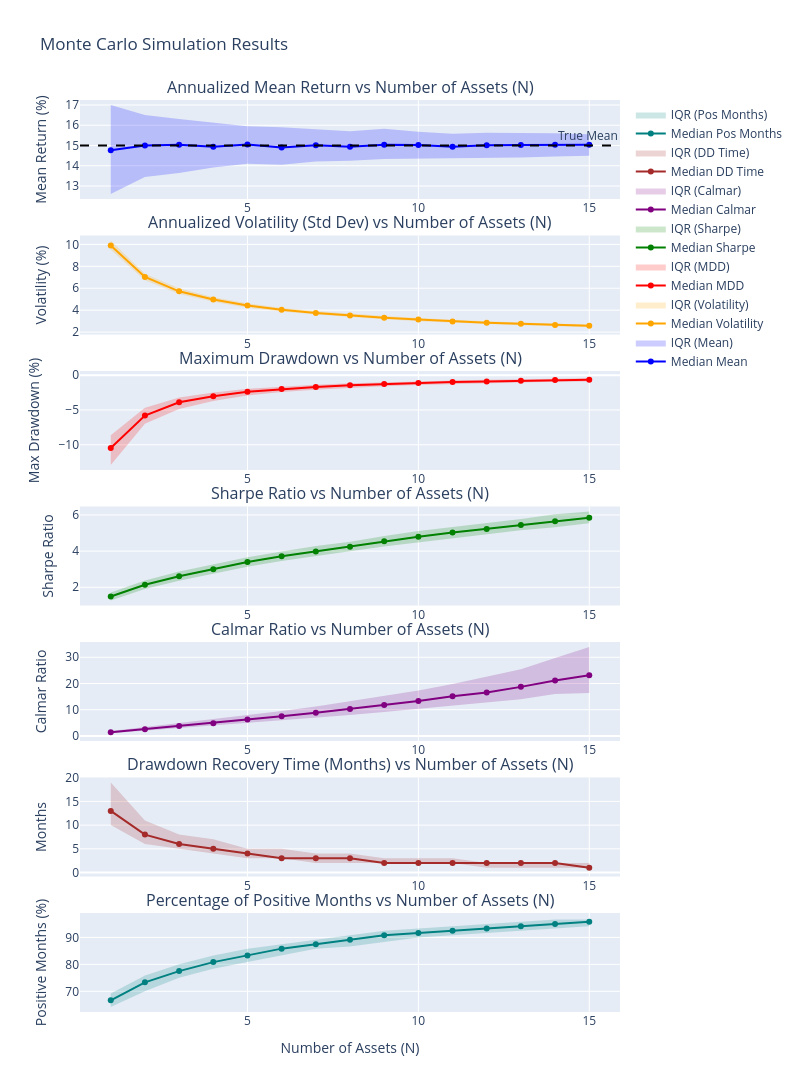

The cell this chart's notebook holds for it:
### Code cell
# Create subplots
fig = make_subplots(rows=7, cols=1, 
                    subplot_titles=('Annualized Mean Return vs Number of Assets (N)',
                                    'Annualized Volatility (Std Dev) vs Number of Assets (N)',
                                    'Maximum Drawdown vs Number of Assets (N)',
                                    'Sharpe Ratio vs Number of Assets (N)',
                                    'Calmar Ratio vs Number of Assets (N)',
                                    'Drawdown Recovery Time (Months) vs Number of Assets (N)',
                                    'Percentage of Positive Months vs Number of Assets (N)'),
                    vertical_spacing=0.04)

# 1. Mean Return
fig.add_trace(go.Scatter(x=results['N'], y=results['mean_p50'], mode='lines+markers', name='Median Mean', line=dict(color='blue'), hovertemplate='N: %{x}<br>Mean: %{y:.4f}<extra></extra>'), row=1, col=1)
fig.add_trace(go.Scatter(x=results['N'], y=results['mean_p75'], mode='lines', line=dict(width=0), showlegend=False, hoverinfo='skip'), row=1, col=1)
fig.add_trace(go.Scatter(x=results['N'], y=results['mean_p25'], mode='lines', fill='tonexty', fillcolor='rgba(0,0,255,0.2)', line=dict(width=0), name='IQR (Mean)', hovertemplate='N: %{x}<br>25th-75th IQR<extra></extra>'), row=1, col=1)
fig.add_hline(y=annual_mean*100, line_dash="dash", line_color="black", annotation_text="True Mean", row=1, col=1)

# 2. Volatility
fig.add_trace(go.Scatter(x=results['N'], y=results['std_p50'], mode='lines+markers', name='Median Volatility', line=dict(color='orange'), hovertemplate='N: %{x}<br>Vol: %{y:.4f}<extra></extra>'), row=2, col=1)
fig.add_trace(go.Scatter(x=results['N'], y=results['std_p75'], mode='lines', line=dict(width=0), showlegend=False, hoverinfo='skip'), row=2, col=1)
fig.add_trace(go.Scatter(x=results['N'], y=results['std_p25'], mode='lines', fill='tonexty', fillcolor='rgba(255,165,0,0.2)', line=dict(width=0), name='IQR (Volatility)', hovertemplate='N: %{x}<br>25th-75th IQR<extra></extra>'), row=2, col=1)

# 3. Maximum Drawdown
fig.add_trace(go.Scatter(x=results['N'], y=results['mdd_p50'], mode='lines+markers', name='Median MDD', line=dict(color='red'), hovertemplate='N: %{x}<br>MDD: %{y:.4f}<extra></extra>'), row=3, col=1)
fig.add_trace(go.Scatter(x=results['N'], y=results['mdd_p75'], mode='lines', line=dict(width=0), showlegend=False, hoverinfo='skip'), row=3, col=1)
fig.add_trace(go.Scatter(x=results['N'], y=results['mdd_p25'], mode='lines', fill='tonexty', fillcolor='rgba(255,0,0,0.2)', line=dict(width=0), name='IQR (MDD)', hovertemplate='N: %{x}<br>25th-75th IQR<extra></extra>'), row=3, col=1)

# 4. Sharpe Ratio
fig.add_trace(go.Scatter(x=results['N'], y=results['sharpe_p50'], mode='lines+markers', name='Median Sharpe', line=dict(color='green'), hovertemplate='N: %{x}<br>Sharpe: %{y:.4f}<extra></extra>'), row=4, col=1)
fig.add_trace(go.Scatter(x=results['N'], y=results['sharpe_p75'], mode='lines', line=dict(width=0), showlegend=False, hoverinfo='skip'), row=4, col=1)
fig.add_trace(go.Scatter(x=results['N'], y=results['sharpe_p25'], mode='lines', fill='tonexty', fillcolor='rgba(0,128,0,0.2)', line=dict(width=0), name='IQR (Sharpe)', hovertemplate='N: %{x}<br>25th-75th IQR<extra></extra>'), row=4, col=1)

# 5. Calmar Ratio
fig.add_trace(go.Scatter(x=results['N'], y=results['calmar_p50'], mode='lines+markers', name='Median Calmar', line=dict(color='purple'), hovertemplate='N: %{x}<br>Calmar: %{y:.4f}<extra></extra>'), row=5, col=1)
fig.add_trace(go.Scatter(x=results['N'], y=results['calmar_p75'], mode='lines', line=dict(width=0), showlegend=False, hoverinfo='skip'), row=5, col=1)
fig.add_trace(go.Scatter(x=results['N'], y=results['calmar_p25'], mode='lines', fill='tonexty', fillcolor='rgba(128,0,128,0.2)', line=dict(width=0), name='IQR (Calmar)', hovertemplate='N: %{x}<br>25th-75th IQR<extra></extra>'), row=5, col=1)

# 6. Drawdown Recovery Time
fig.add_trace(go.Scatter(x=results['N'], y=results['dd_time_p50'], mode='lines+markers', name='Median DD Time', line=dict(color='brown'), hovertemplate='N: %{x}<br>DD Time: %{y:.4f}<extra></extra>'), row=6, col=1)
fig.add_trace(go.Scatter(x=results['N'], y=results['dd_time_p75'], mode='lines', line=dict(width=0), showlegend=False, hoverinfo='skip'), row=6, col=1)
fig.add_trace(go.Scatter(x=results['N'], y=results['dd_time_p25'], mode='lines', fill='tonexty', fillcolor='rgba(165,42,42,0.2)', line=dict(width=0), name='IQR (DD Time)', hovertemplate='N: %{x}<br>25th-75th IQR<extra></extra>'), row=6, col=1)


# 7. Percentage of Positive Months
fig.add_trace(go.Scatter(x=results['N'], y=results['pos_months_p50'], mode='lines+markers', name='Median Pos Months', line=dict(color='teal'), hovertemplate='N: %{x}<br>Pos Months: %{y:.2f}%<extra></extra>'), row=7, col=1)
fig.add_trace(go.Scatter(x=results['N'], y=results['pos_months_p75'], mode='lines', line=dict(width=0), showlegend=False, hoverinfo='skip'), row=7, col=1)
fig.add_trace(go.Scatter(x=results['N'], y=results['pos_months_p25'], mode='lines', fill='tonexty', fillcolor='rgba(0,128,128,0.2)', line=dict(width=0), name='IQR (Pos Months)', hovertemplate='N: %{x}<br>25th-75th IQR<extra></extra>'), row=7, col=1)

# Update layout
fig.update_layout(height=2300, width=800, title_text="Monte Carlo Simulation Results", showlegend=True, hovermode='x unified')
fig.update_xaxes(title_text="Number of Assets (N)", row=7, col=1)

# Set common labels
fig.update_yaxes(title_text="Mean Return (%)", row=1, col=1)
fig.update_yaxes(title_text="Volatility (%)", row=2, col=1)
fig.update_yaxes(title_text="Max Drawdown (%)", row=3, col=1)
fig.update_yaxes(title_text="Sharpe Ratio", row=4, col=1)
fig.update_yaxes(title_text="Calmar Ratio", row=5, col=1)
fig.update_yaxes(title_text="Months", row=6, col=1)
fig.update_yaxes(title_text="Positive Months (%)", row=7, col=1)

fig.show()

# Add standard matplotlib plots for Sharpe and Calmar Ratios
plt.figure(figsize=(14, 5))

# Sharpe Ratio Plot
plt.subplot(1, 2, 1)
plt.plot(results['N'], results['sharpe_p50'], 'g-o', label='Median Sharpe')
plt.fill_between(results['N'], results['sharpe_p25'], results['sharpe_p75'], color='green', alpha=0.2, label='IQR')
plt.title('Sharpe Ratio vs Number of Assets (N)')
plt.xlabel('Number of Assets (N)')
plt.ylabel('Sharpe Ratio')
plt.legend()
plt.grid(True, linestyle='--', alpha=0.7)

# Calmar Ratio Plot
plt.subplot(1, 2, 2)
plt.plot(results['N'], results['calmar_p50'], 'm-o', label='Median Calmar')
plt.fill_between(results['N'], results['calmar_p25'], results['calmar_p75'], color='purple', alpha=0.2, label='IQR')
plt.title('Calmar Ratio vs Number of Assets (N)')
plt.xlabel('Number of Assets (N)')
plt.ylabel('Calmar Ratio')
plt.legend()
plt.grid(True, linestyle='--', alpha=0.7)

plt.tight_layout()
plt.show()

### Figure 1 — Plotly figure (JSON) as saved in the notebook; plotly's stock layout.template omitted (floating-point values rounded to 4 significant figures)
{"data": [{"hovertemplate": "N: %{x}<br>Mean: %{y:.4f}<extra></extra>", "line": {"color": "blue"}, "mode": "lines+markers", "name": "Median Mean", "type": "scatter", "x": [1, 2, 3, 4, 5, 6, 7, 8, 9, 10, 11, 12, 13, 14, 15], "xaxis": "x", "y": [14.77, 15.0, 15.03, 14.94, 15.06, 14.9, 15.02, 14.94, 15.04, 15.02, 14.94, 15.02, 15.03, 15.04, 15.03], "yaxis": "y"}, {"hoverinfo": "skip", "line": {"width": 0}, "mode": "lines", "showlegend": false, "type": "scatter", "x": [1, 2, 3, 4, 5, 6, 7, 8, 9, 10, 11, 12, 13, 14, 15], "xaxis": "x", "y": [17.0, 16.51, 16.31, 16.12, 15.95, 15.9, 15.79, 15.7, 15.83, 15.68, 15.58, 15.63, 15.62, 15.61, 15.56], "yaxis": "y"}, {"fill": "tonexty", "fillcolor": "rgba(0,0,255,0.2)", "hovertemplate": "N: %{x}<br>25th-75th IQR<extra></extra>", "line": {"width": 0}, "mode": "lines", "name": "IQR (Mean)", "type": "scatter", "x": [1, 2, 3, 4, 5, 6, 7, 8, 9, 10, 11, 12, 13, 14, 15], "xaxis": "x", "y": [12.6, 13.44, 13.64, 13.92, 14.1, 14.05, 14.21, 14.24, 14.33, 14.34, 14.37, 14.39, 14.41, 14.45, 14.49], "yaxis": "y"}, {"hovertemplate": "N: %{x}<br>Vol: %{y:.4f}<extra></extra>", "line": {"color": "orange"}, "mode": "lines+markers", "name": "Median Volatility", "type": "scatter", "x": [1, 2, 3, 4, 5, 6, 7, 8, 9, 10, 11, 12, 13, 14, 15], "xaxis": "x2", "y": [9.897, 7.024, 5.72, 4.977, 4.43, 4.041, 3.751, 3.518, 3.317, 3.141, 2.977, 2.863, 2.756, 2.658, 2.573], "yaxis": "y2"}, {"hoverinfo": "skip", "line": {"width": 0}, "mode": "lines", "showlegend": false, "type": "scatter", "x": [1, 2, 3, 4, 5, 6, 7, 8, 9, 10, 11, 12, 13, 14, 15], "xaxis": "x2", "y": [10.36, 7.325, 5.999, 5.182, 4.642, 4.209, 3.921, 3.665, 3.459, 3.287, 3.125, 2.993, 2.872, 2.782, 2.676], "yaxis": "y2"}, {"fill": "tonexty", "fillcolor": "rgba(255,165,0,0.2)", "hovertemplate": "N: %{x}<br>25th-75th IQR<extra></extra>", "line": {"width": 0}, "mode": "lines", "name": "IQR (Volatility)", "type": "scatter", "x": [1, 2, 3, 4, 5, 6, 7, 8, 9, 10, 11, 12, 13, 14, 15], "xaxis": "x2", "y": [9.518, 6.735, 5.471, 4.757, 4.229, 3.867, 3.609, 3.374, 3.175, 2.992, 2.853, 2.742, 2.635, 2.529, 2.451], "yaxis": "y2"}, {"hovertemplate": "N: %{x}<br>MDD: %{y:.4f}<extra></extra>", "line": {"color": "red"}, "mode": "lines+markers", "name": "Median MDD", "type": "scatter", "x": [1, 2, 3, 4, 5, 6, 7, 8, 9, 10, 11, 12, 13, 14, 15], "xaxis": "x3", "y": [-10.47, -5.798, -3.904, -3.018, -2.389, -2.004, -1.697, -1.447, -1.283, -1.123, -0.9965, -0.8985, -0.7967, -0.701, -0.6546], "yaxis": "y3"}, {"hoverinfo": "skip", "line": {"width": 0}, "mode": "lines", "showlegend": false, "type": "scatter", "x": [1, 2, 3, 4, 5, 6, 7, 8, 9, 10, 11, 12, 13, 14, 15], "xaxis": "x3", "y": [-8.622, -4.692, -3.218, -2.489, -1.946, -1.617, -1.374, -1.155, -1.001, -0.8726, -0.7555, -0.6692, -0.5939, -0.5083, -0.4441], "yaxis": "y3"}, {"fill": "tonexty", "fillcolor": "rgba(255,0,0,0.2)", "hovertemplate": "N: %{x}<br>25th-75th IQR<extra></extra>", "line": {"width": 0}, "mode": "lines", "name": "IQR (MDD)", "type": "scatter", "x": [1, 2, 3, 4, 5, 6, 7, 8, 9, 10, 11, 12, 13, 14, 15], "xaxis": "x3", "y": [-12.92, -6.996, -4.87, -3.717, -2.932, -2.425, -2.099, -1.833, -1.605, -1.432, -1.28, -1.171, -1.065, -0.9346, -0.9047], "yaxis": "y3"}, {"hovertemplate": "N: %{x}<br>Sharpe: %{y:.4f}<extra></extra>", "line": {"color": "green"}, "mode": "lines+markers", "name": "Median Sharpe", "type": "scatter", "x": [1, 2, 3, 4, 5, 6, 7, 8, 9, 10, 11, 12, 13, 14, 15], "xaxis": "x4", "y": [1.487, 2.141, 2.609, 2.998, 3.395, 3.71, 3.984, 4.244, 4.55, 4.796, 5.033, 5.229, 5.445, 5.653, 5.851], "yaxis": "y4"}, {"hoverinfo": "skip", "line": {"width": 0}, "mode": "lines", "showlegend": false, "type": "scatter", "x": [1, 2, 3, 4, 5, 6, 7, 8, 9, 10, 11, 12, 13, 14, 15], "xaxis": "x4", "y": [1.715, 2.379, 2.879, 3.278, 3.66, 3.978, 4.284, 4.515, 4.841, 5.11, 5.323, 5.573, 5.773, 6.047, 6.196], "yaxis": "y4"}, {"fill": "tonexty", "fillcolor": "rgba(0,128,0,0.2)", "hovertemplate": "N: %{x}<br>25th-75th IQR<extra></extra>", "line": {"width": 0}, "mode": "lines", "name": "IQR (Sharpe)", "type": "scatter", "x": [1, 2, 3, 4, 5, 6, 7, 8, 9, 10, 11, 12, 13, 14, 15], "xaxis": "x4", "y": [1.265, 1.903, 2.357, 2.756, 3.135, 3.45, 3.733, 3.999, 4.253, 4.485, 4.71, 4.93, 5.156, 5.325, 5.541], "yaxis": "y4"}, {"hovertemplate": "N: %{x}<br>Calmar: %{y:.4f}<extra></extra>", "line": {"color": "purple"}, "mode": "lines+markers", "name": "Median Calmar", "type": "scatter", "x": [1, 2, 3, 4, 5, 6, 7, 8, 9, 10, 11, 12, 13, 14, 15], "xaxis": "x5", "y": [1.38, 2.586, 3.777, 4.88, 6.289, 7.485, 8.808, 10.28, 11.79, 13.29, 15.13, 16.57, 18.71, 21.18, 23.13], "yaxis": "y5"}, {"hoverinfo": "skip", "line": {"width": 0}, "mode": "lines", "showlegend": false, "type": "scatter", "x": [1, 2, 3, 4, 5, 6, 7, 8, 9, 10, 11, 12, 13, 14, 15], "xaxis": "x5", "y": [1.872, 3.363, 4.867, 6.258, 7.87, 9.519, 11.18, 13.26, 15.07, 17.31, 19.76, 22.65, 25.42, 29.73, 33.94], "yaxis": "y5"}, {"fill": "tonexty", "fillcolor": "rgba(128,0,128,0.2)", "hovertemplate": "N: %{x}<br>25th-75th IQR<extra></extra>", "line": {"width": 0}, "mode": "lines", "name": "IQR (Calmar)", "type": "scatter", "x": [1, 2, 3, 4, 5, 6, 7, 8, 9, 10, 11, 12, 13, 14, 15], "xaxis": "x5", "y": [1.015, 2.007, 2.876, 3.833, 4.941, 6.024, 7.039, 8.009, 9.134, 10.36, 11.62, 12.65, 13.96, 16.02, 16.41], "yaxis": "y5"}, {"hovertemplate": "N: %{x}<br>DD Time: %{y:.4f}<extra></extra>", "line": {"color": "brown"}, "mode": "lines+markers", "name": "Median DD Time", "type": "scatter", "x": [1, 2, 3, 4, 5, 6, 7, 8, 9, 10, 11, 12, 13, 14, 15], "xaxis": "x6", "y": [13, 8, 6, 5, 4, 3, 3, 3, 2, 2, 2, 2, 2, 2, 1], "yaxis": "y6"}, {"hoverinfo": "skip", "line": {"width": 0}, "mode": "lines", "showlegend": false, "type": "scatter", "x": [1, 2, 3, 4, 5, 6, 7, 8, 9, 10, 11, 12, 13, 14, 15], "xaxis": "x6", "y": [19, 11, 8, 7, 5, 5, 4, 4, 3, 3, 3, 2, 2, 2, 2], "yaxis": "y6"}, {"fill": "tonexty", "fillcolor": "rgba(165,42,42,0.2)", "hovertemplate": "N: %{x}<br>25th-75th IQR<extra></extra>", "line": {"width": 0}, "mode": "lines", "name": "IQR (DD Time)", "type": "scatter", "x": [1, 2, 3, 4, 5, 6, 7, 8, 9, 10, 11, 12, 13, 14, 15], "xaxis": "x6", "y": [10, 6, 5, 4, 3, 3, 2, 2, 2, 2, 2, 1, 1, 1, 1], "yaxis": "y6"}, {"hovertemplate": "N: %{x}<br>Pos Months: %{y:.2f}%<extra></extra>", "line": {"color": "teal"}, "mode": "lines+markers", "name": "Median Pos Months", "type": "scatter", "x": [1, 2, 3, 4, 5, 6, 7, 8, 9, 10, 11, 12, 13, 14, 15], "xaxis": "x7", "y": [66.67, 73.33, 77.5, 80.83, 83.33, 85.83, 87.5, 89.17, 90.83, 91.67, 92.5, 93.33, 94.17, 95, 95.83], "yaxis": "y7"}, {"hoverinfo": "skip", "line": {"width": 0}, "mode": "lines", "showlegend": false, "type": "scatter", "x": [1, 2, 3, 4, 5, 6, 7, 8, 9, 10, 11, 12, 13, 14, 15], "xaxis": "x7", "y": [69.17, 75.83, 80, 83.33, 85.83, 87.5, 89.17, 90.83, 92.5, 93.33, 94.17, 95, 95.83, 96.67, 96.67], "yaxis": "y7"}, {"fill": "tonexty", "fillcolor": "rgba(0,128,128,0.2)", "hovertemplate": "N: %{x}<br>25th-75th IQR<extra></extra>", "line": {"width": 0}, "mode": "lines", "name": "IQR (Pos Months)", "type": "scatter", "x": [1, 2, 3, 4, 5, 6, 7, 8, 9, 10, 11, 12, 13, 14, 15], "xaxis": "x7", "y": [64.17, 70, 75, 78.33, 80.83, 83.33, 85.83, 86.67, 88.33, 90, 90.83, 91.67, 92.5, 93.33, 94.17], "yaxis": "y7"}], "layout": {"annotations": [{"font": {"size": 16}, "showarrow": false, "text": "Annualized Mean Return vs Number of Assets (N)", "x": 0.5, "xanchor": "center", "xref": "paper", "y": 1.0, "yanchor": "bottom", "yref": "paper"}, {"font": {"size": 16}, "showarrow": false, "text": "Annualized Volatility (Std Dev) vs Number of Assets (N)", "x": 0.5, "xanchor": "center", "xref": "paper", "y": 0.8514, "yanchor": "bottom", "yref": "paper"}, {"font": {"size": 16}, "showarrow": false, "text": "Maximum Drawdown vs Number of Assets (N)", "x": 0.5, "xanchor": "center", "xref": "paper", "y": 0.7029, "yanchor": "bottom", "yref": "paper"}, {"font": {"size": 16}, "showarrow": false, "text": "Sharpe Ratio vs Number of Assets (N)", "x": 0.5, "xanchor": "center", "xref": "paper", "y": 0.5543, "yanchor": "bottom", "yref": "paper"}, {"font": {"size": 16}, "showarrow": false, "text": "Calmar Ratio vs Number of Assets (N)", "x": 0.5, "xanchor": "center", "xref": "paper", "y": 0.4057, "yanchor": "bottom", "yref": "paper"}, {"font": {"size": 16}, "showarrow": false, "text": "Drawdown Recovery Time (Months) vs Number of Assets (N)", "x": 0.5, "xanchor": "center", "xref": "paper", "y": 0.2571, "yanchor": "bottom", "yref": "paper"}, {"font": {"size": 16}, "showarrow": false, "text": "Percentage of Positive Months vs Number of Assets (N)", "x": 0.5, "xanchor": "center", "xref": "paper", "y": 0.1086, "yanchor": "bottom", "yref": "paper"}, {"showarrow": false, "text": "True Mean", "x": 1, "xanchor": "right", "xref": "x domain", "y": 15, "yanchor": "bottom", "yref": "y"}], "height": 2300, "hovermode": "x unified", "shapes": [{"line": {"color": "black", "dash": "dash"}, "type": "line", "x0": 0, "x1": 1, "xref": "x domain", "y0": 15, "y1": 15, "yref": "y"}], "showlegend": true, "title": {"text": "Monte Carlo Simulation Results"}, "width": 800, "xaxis": {"anchor": "y", "domain": [0, 1]}, "xaxis2": {"anchor": "y2", "domain": [0, 1]}, "xaxis3": {"anchor": "y3", "domain": [0, 1]}, "xaxis4": {"anchor": "y4", "domain": [0, 1]}, "xaxis5": {"anchor": "y5", "domain": [0, 1]}, "xaxis6": {"anchor": "y6", "domain": [0, 1]}, "xaxis7": {"anchor": "y7", "domain": [0, 1], "title": {"text": "Number of Assets (N)"}}, "yaxis": {"anchor": "x", "domain": [0.8914, 1.0], "title": {"text": "Mean Return (%)"}}, "yaxis2": {"anchor": "x2", "domain": [0.7429, 0.8514], "title": {"text": "Volatility (%)"}}, "yaxis3": {"anchor": "x3", "domain": [0.5943, 0.7029], "title": {"text": "Max Drawdown (%)"}}, "yaxis4": {"anchor": "x4", "domain": [0.4457, 0.5543], "title": {"text": "Sharpe Ratio"}}, "yaxis5": {"anchor": "x5", "domain": [0.2971, 0.4057], "title": {"text": "Calmar Ratio"}}, "yaxis6": {"anchor": "x6", "domain": [0.1486, 0.2571], "title": {"text": "Months"}}, "yaxis7": {"anchor": "x7", "domain": [0, 0.1086], "title": {"text": "Positive Months (%)"}}}}
